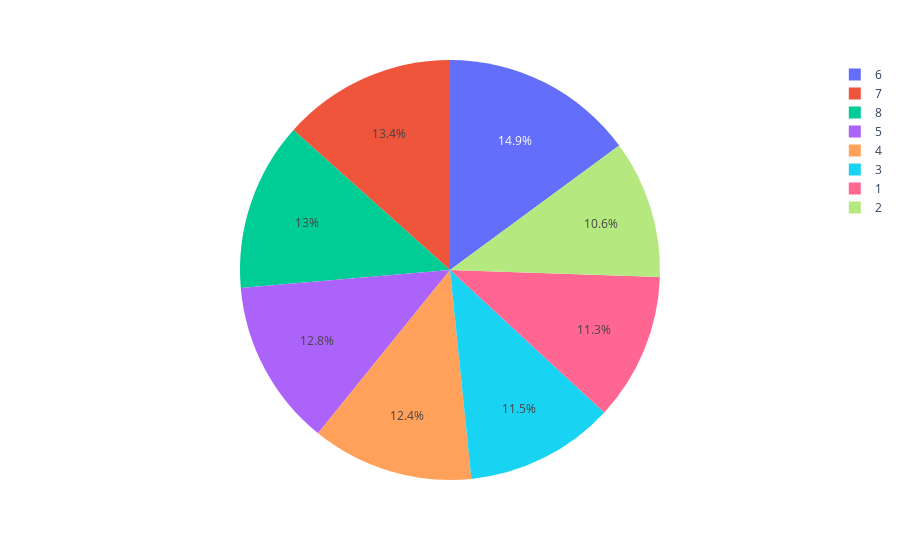

Source (notebook cell):
### Markdown cell above
E por último, o gráfico que todos amam odiar! Quando estávamos aprendendo seaborn, esse gráfico é o que mais exigia a utilização da MatplotLib e o código era um pouco mais extenso. Aqui, a biblioteca Plotly mantém a simplicidade:

### Code cell
fig = px.pie(pokemons_gb, values='AvgAttack', names='Generation')

fig.show()

### Figure 1 — Plotly figure (JSON) as saved in the notebook; plotly's stock layout.template omitted (floating-point values rounded to 4 significant figures)
{"data": [{"domain": {"x": [0, 1], "y": [0, 1]}, "hovertemplate": "Generation=%{label}<br>AvgAttack=%{value}<extra></extra>", "labels": [1, 2, 3, 4, 5, 6, 7, 8], "legendgroup": "", "name": "", "showlegend": true, "type": "pie", "values": [72.91, 68.26, 74.02, 79.99, 82.45, 95.88, 86.11, 83.42]}], "layout": {"legend": {"tracegroupgap": 0}, "margin": {"t": 60}}}
